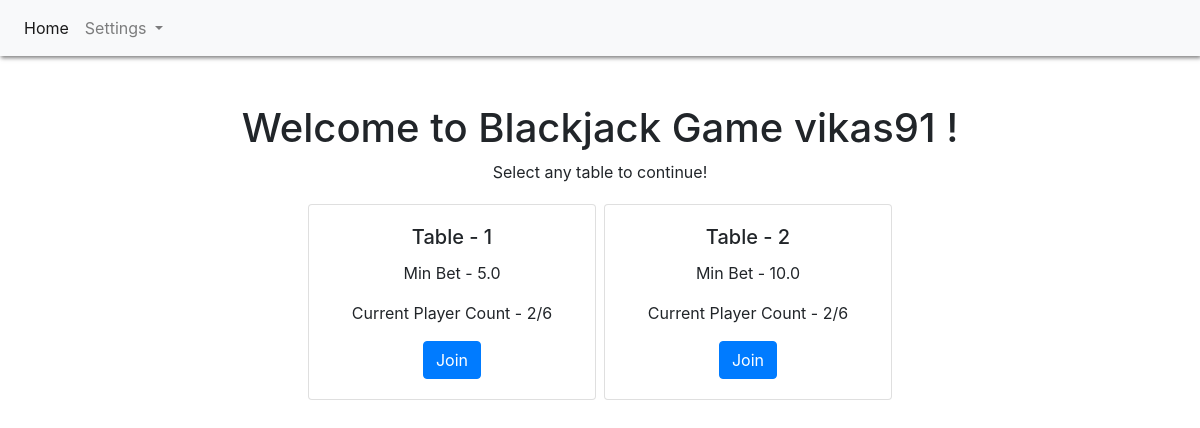
The page / (signed in) on the database as committed earlier.
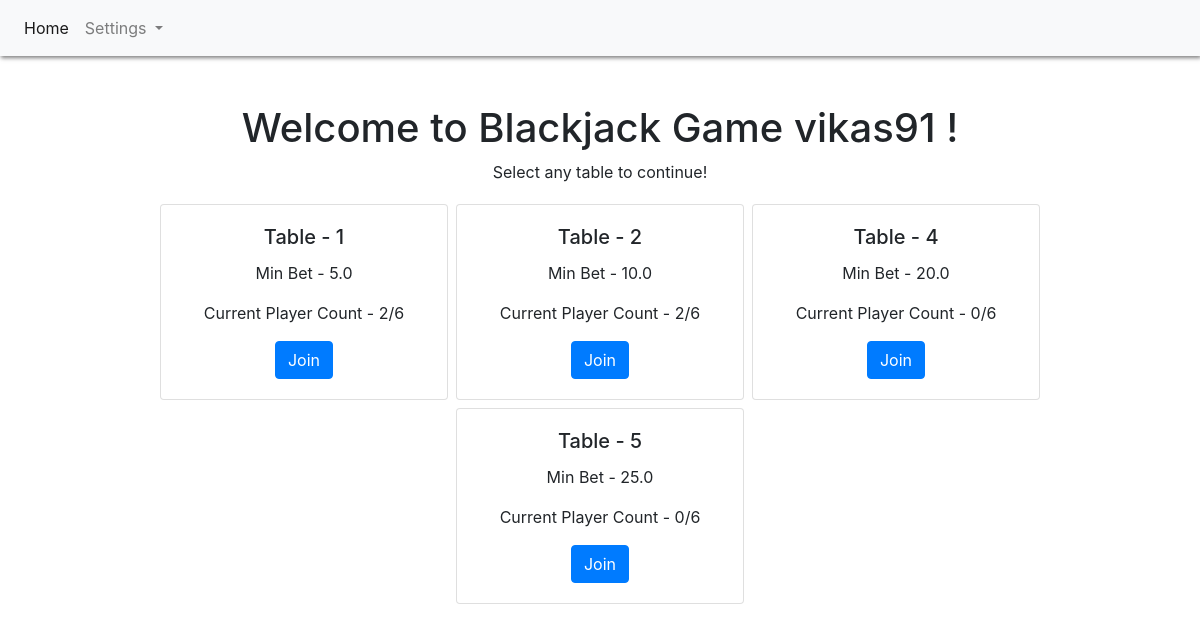
The same page on the database as committed later.
### webapp/models.py (models this page shows)
class Table(models.Model):
    TABLE_STATUS = (
        (0, 'inactive'),
        (1, 'active'),
    )
    min_bet = models.FloatField(default=0)
    player_count = models.IntegerField(default=0)
    table_status = models.IntegerField(choices=TABLE_STATUS, default=0)
    class Meta:
        db_table = 'tables'

### webapp/views.py (the view)
# urls.py: path('', Index.as_view(), name="index"),
@method_decorator(login_required, name='dispatch')
class Index(View):
    def get(self, request):
        error = request.GET.get("error")
        if(request.user.profile.wallet_value>=25):
            tables = Table.objects.filter(min_bet__lte=request.user.profile.wallet_value/5, player_count__lt=6)
        else:
            tables = None
        return render(request, 'index.html', {'tables': tables, 'error': error})

### webapp/templates/index.html (shortened to what this page needs)
<!DOCTYPE html>
<html>
<head>
  {% block css %}
    <link href="/static/css/bootstrap.min.css" rel="stylesheet" type="text/css">
    <link href="/static/css/app.css" rel="stylesheet" type="text/css">
  {% endblock %}
</head>
<body>
  <div class="app-main container">
    {% block header %}
    <div class="row">
      <nav class="navbar navbar-expand-lg navbar-light bg-light justify-content-between">
        <div class="collapse navbar-collapse" id="navbarSupportedContent">
          <ul class="navbar-nav mr-auto">
            {% if request.user.is_authenticated %}
            <li class="nav-item active">
              <a class="nav-link" href="/">Home <span class="sr-only">(current)</span></a>
            </li>
            <li class="nav-item dropdown">
              <a class="nav-link dropdown-toggle" href="#" id="navbarDropdown" role="button" data-toggle="dropdown" aria-haspopup="true" aria-expanded="false">
                Settings
              </a>
            </li>
            {% endif %}
          </ul>
        </div>
      </nav>
    </div>
    {% endblock %}
  <main class="text-center mt-5">
    {% block content %}
      <h1> Welcome to Blackjack Game {{request.user.username}} !</h1>
      {% if request.user.profile.wallet_value == 0 %}
      <p> Update your wallet value <a href="/profile">here</a>. Minimum wallet amount is $25!</p>
      {% else %}
      <p> Select any table to continue!</p>
      <div class="row px-3 justify-content-center">
        {% for table in tables %}
          <div class="card m-1" style="width: 18rem;">
            <div class="card-body">
              <h5 class="card-title">Table - {{table.id}}</h5>
              <p class="card-text">Min Bet - {{table.min_bet}}</p>
              <p class="card-text">Current Player Count - {{table.player_count}}/6</p>
              <a href="/table/{{table.id}}/join" class="btn btn-primary">Join</a>
            </div>
          </div>
        {% endfor %}
      </div>
      {% endif %}
    {% endblock %}
  </main>
  </div>
</body>
</html>

Rows that differ between the two databases and show on the page:
now on this page (row edited): Table: id "4", min_bet "20.0", player_count "0"
added Table: id "5", min_bet "25.0", player_count "0"
